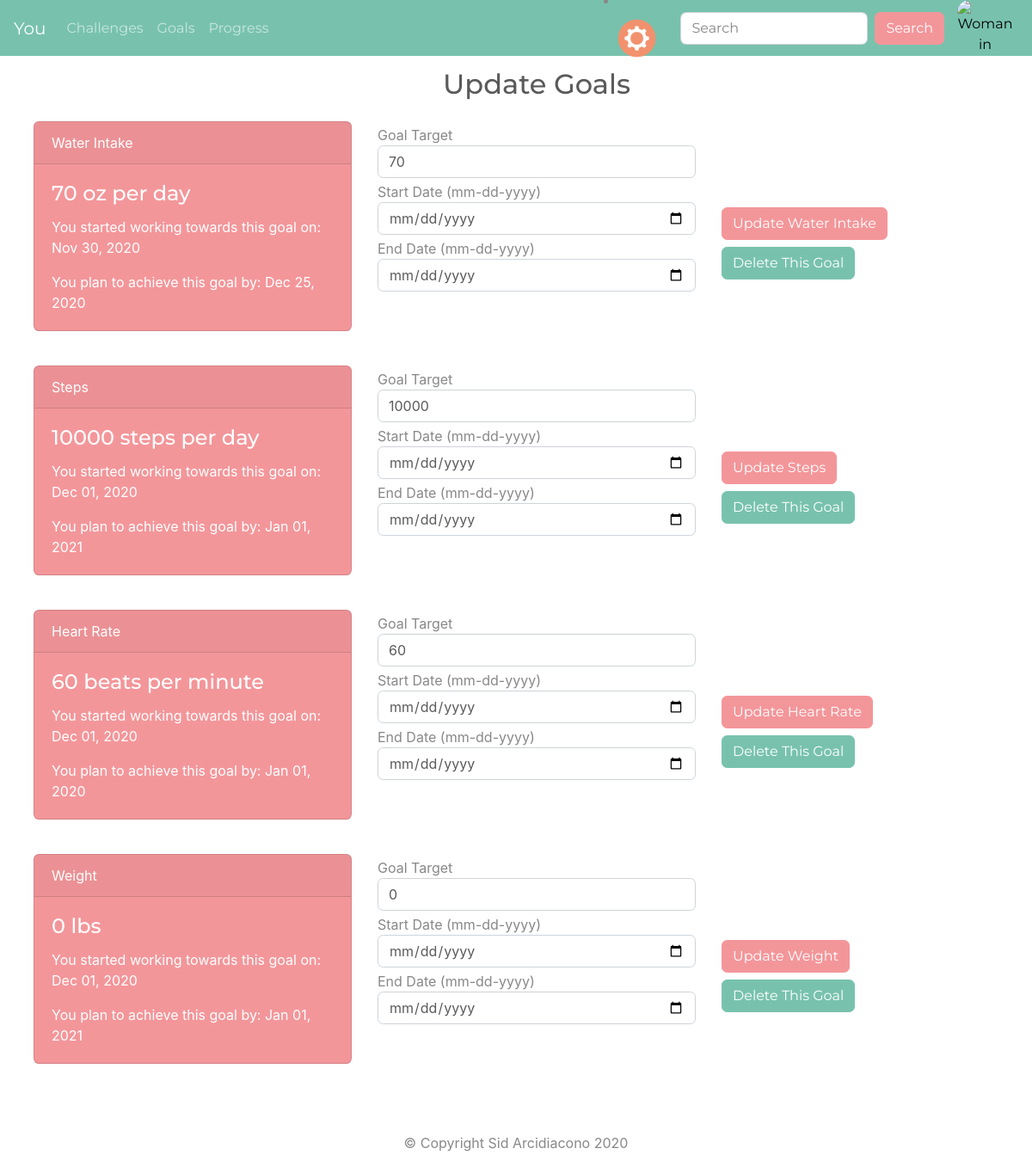
Page /edit_goal (signed in) on the earlier database version.
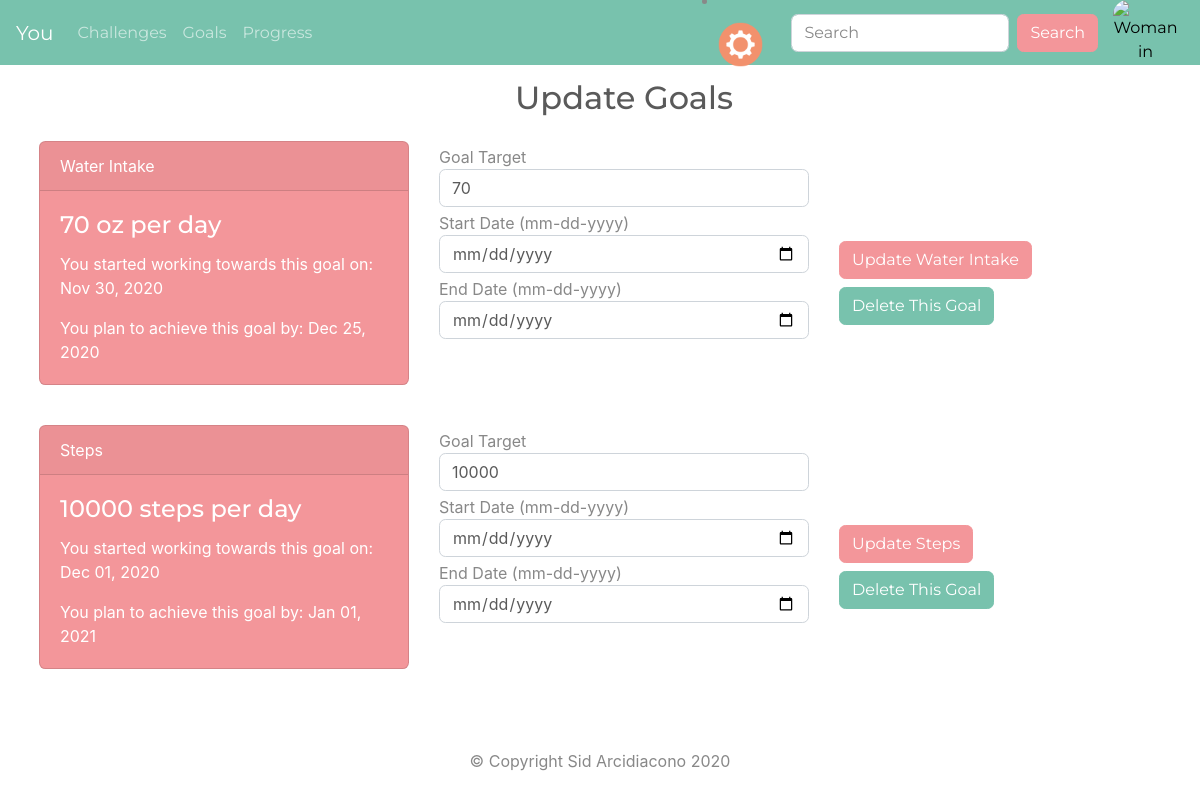
Same page on the later database version.
### you_app/models.py (models this page shows, shortened)
class Goal(db.Model):
    id = db.Column(db.Integer, primary_key=True)
    category = db.Column(db.String(40), nullable=False)
    goal = db.Column(db.Integer, nullable=False, default=0)
    start_date = db.Column(db.DateTime, default=datetime.now)
    end_date = db.Column(db.DateTime, default=datetime.now)
    user_baseline = db.Column(db.Integer, default=0, nullable=False)
    daily_goal_percent = db.Column(db.Integer, default=0)
    percent_complete = db.Column(db.Integer, default=0)
    percentile_friends = db.Column(db.Integer, default=0)
    daily_expected_improvement = db.Column(db.Integer, default=0)
    set_daily_expected = db.Column(db.DateTime, default=date.today())
    daily_expected_intake = db.Column(db.Integer, default=0)
    user_id = db.Column(db.Integer, db.ForeignKey("user.id"))

### you_app/goals/routes.py (the view, shortened to what this page needs)
@goal.route("/edit_goal", methods=["GET", "POST"])
@login_required
def edit_goal():
    if request.method == "GET":
        goals = Goal.query.filter_by(user_id=current_user.id).all()
        return render_template("edit_goal.html", goals=goals)

### you_app/models.py (called while the page is built)
@login_manager.user_loader
def user_loader(user_id):
    return User.query.filter_by(id=user_id).first()

### you_app/templates/edit_goal.html (shortened to what this page needs)
{% extends 'base.html' %}
{% block content %}
<div class="container-fluid w-100 p-0">
  <div class="row w-100 justify-content-center m-4">
    <div class="col-md-6 justify-content-center text-center">
      <h2 class="mb-4">Update Goals</h2>
    </div>
  {% if goals %}
  {% for goal in goals %}
  <div class="row w-100 justify-content-left">
    <div class="col-md-4 mb-4">
      <div class="card text-white bg-secondary mb-3">
        <div class="card-header">{{ goal.category }}</div>
        <div class="card-body">
          {% if goal.category == "Water Intake" %}
          <h4 class="card-title">{{ goal.goal }} oz per day</h4>
          {% elif goal.category == "Steps" %}
          <h4 class="card-title">{{ goal.goal }} steps per day</h4>
          {% elif goal.category == "Heart Rate" %}
          <h4 class="card-title">{{ goal.goal }} beats per minute</h4>
          {% elif goal.category == "Calories" %}
          <h4 class="card-title">{{ goal.goal }} calories per day</h4>
          {% elif goal.category == "Weight" %}
          <h4 class="card-title">{{ goal.goal }} lbs</h4>
          {% endif %}
          <p class="card-text">You started working towards this goal on: {{ goal.start_date.strftime('%b %d, %Y') }}</p>
          <p class="card-text">You plan to achieve this goal by: {{ goal.end_date.strftime('%b %d, %Y') }}</p>
        </div>
      </div>
    </div>
    <div class="col-md-4">
      <form action="{{ url_for('goal.edit_goal') }}" method="POST">
        <label class="mt-1 mb-0" for="goal-target">Goal Target</label>
        <input class="form-control" type="number" name="goal-target" id="goal-target" value="{{ goal.goal }}">
        <label class="mt-1 mb-0" for="start-date">Start Date (mm-dd-yyyy)</label>
        <input class="form-control" type="date" name="start-date" id="start-date" value="{{ goal.start_date.strftime('%m-%d-%Y') }}">
        <label class="mt-1 mb-0" for="end-date">End Date (mm-dd-yyyy)</label>
        <input class="form-control" type="date" name="end-date" id="end-date" value="{{ goal.end_date.strftime('%m-%d-%Y') }}">
    </div>
    <div class="col-md-4 m-auto">
      <input class="btn btn-secondary" type="submit" value="Update {{ goal.category }}">
      <form action="{{ url_for('goal.delete_goal') }}" method="POST">
        <button type="submit" class="btn btn-primary mt-2" name="button">Delete This Goal</button>
      </form>
    </div>
  </div>
  {% endfor %}
  {% endif %}
</div>
{% endblock %}

Differences in the rows shown:
removed Goal: category "Heart Rate", goal "60", start_date "Dec 01, 2020", end_date "Jan 01, 2020", goal-target "60", category "Update Heart Rate"
removed Goal: category "Weight", goal "0", start_date "Dec 01, 2020", end_date "Jan 01, 2021", goal-target "0", category "Update Weight"
